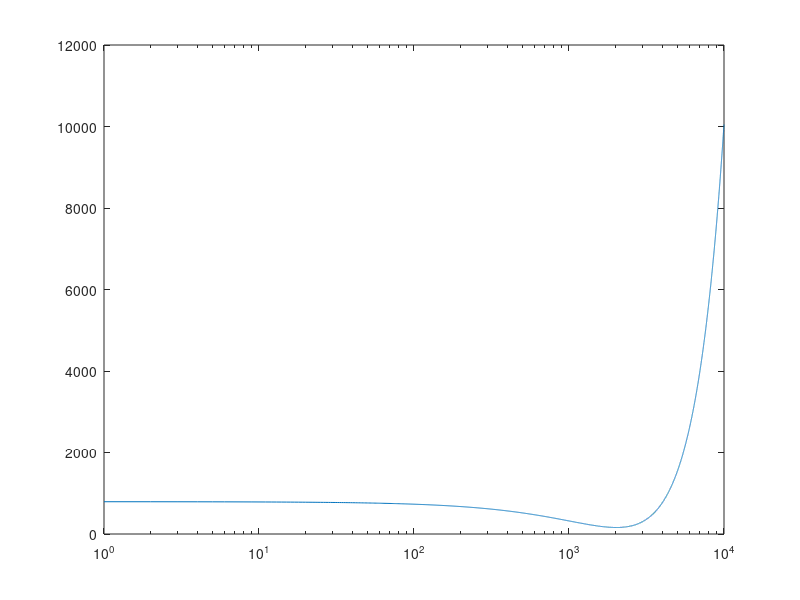

Source code (MATLAB):
clear
clc

%PS4
%Sam Swift
%Problem #3

data = [
3000	4.856   2.726993501 	
3000    8.932   2.726993501
3000    2.311   2.726993501
1000    9.683   2.362080486          
1000    5.555   2.362080486
1000    11.13   2.362080486
333		20.04	2.913146447
333     16.07	2.913146447
333     23.19   2.913146447
111		55.33   10.68159268
111     31      10.68159268
111     34.83   10.68159268
37		225.7	52.20506574
37      142.1	52.20506574
37      100.1   52.20506574
12.3	172.8	12.49959999
12.3    142.2	12.49959999
12.3    158.4   12.49959999
4.1		323.5	90.83352294
4.1     178.3	90.83352294
4.1     396.9   90.83352294];

%X2 = reducedchi_squared(EC50,residuals,1);
answer = zeros(10000,2);
for i = 1:length(answer)
answer(i,1) = i;    
holder = zeros(length(data),1);    
    for j = 1:length(data)
    EST = i/data(j,1);
    X2 = ((data(j,2)-EST)./data(j,3)).^2;
    holder(j) = X2;
    end
answer(i,2) = sum(holder);
end

semilogx(answer(:,1),answer(:,2))

